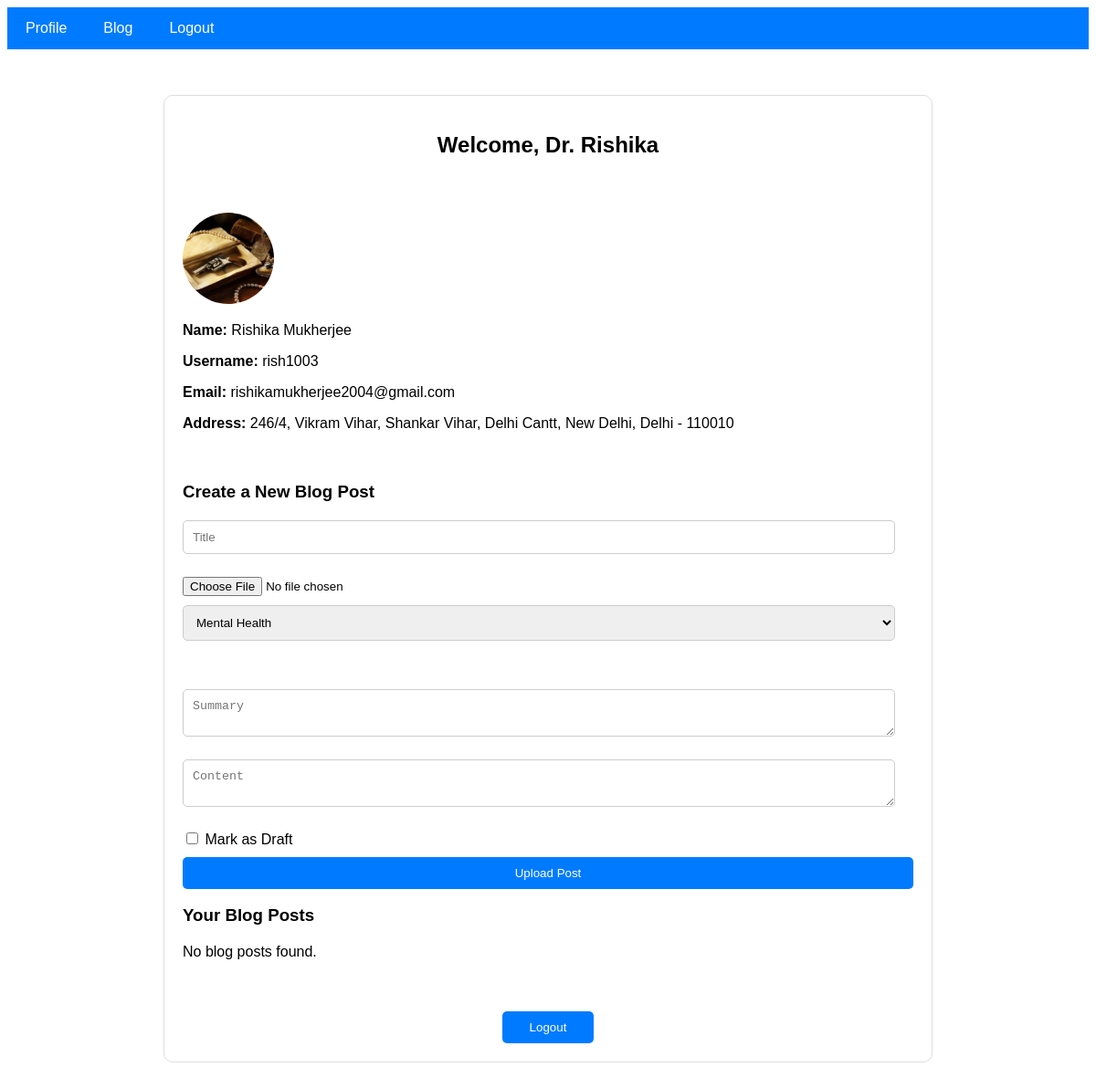
Screenshot of /displaydocdash/ (signed in) with the database file from the repository.
### myapp/models.py (models this page shows, shortened)
class User(models.Model):
    USER_TYPES = (
        ('patient', 'Patient'),
        ('doctor', 'Doctor'),
    )
    fname = models.CharField(max_length=200)
    lname = models.CharField(max_length=200)
    username = models.CharField(max_length = 20,unique=True)
    email = models.EmailField(unique=True)
    password = models.CharField(max_length=128)
    address_line1 = models.CharField(max_length=200)
    city = models.CharField(max_length=30)
    state = models.CharField(max_length=20)
    pincode = models.IntegerField()
    user_type = models.CharField(max_length=8, choices=USER_TYPES)
    profile_picture = models.ImageField(upload_to='profile_pics/', blank=True, null=True)

### myapp/views.py (the view)
# urls.py: path('displaydocdash/',views.display_doctor_dashboard, name="display_doctor_dashboard"),
def display_doctor_dashboard(request):
    user_id = request.session.get('user_id')
    if not user_id:
        return redirect('login')
    try:
        user = User.objects.get(id=user_id)
        user_data = get_user_data(user)
        blog_posts = BlogPost.objects.filter(author=user).order_by('category')
        serialized_blog_posts = [get_blog_post_data(post) for post in blog_posts]
        context = {
            'user': user_data,
            'blog_posts': serialized_blog_posts
        }
        return render(request, 'doctor_dashboard.html', context)
    except User.DoesNotExist:
        return redirect('login')

### myapp/views.py (called while the page is built)
def get_user_data(user):
    profile_picture_url = user.profile_picture.url if user.profile_picture else None
    print(profile_picture_url)
    user_data = {
        'first_name': user.fname,
        'last_name': user.lname,
        'username': user.username,
        'email': user.email,
        'address_line1': user.address_line1,
        'city': user.city,
        'state': user.state,
        'pincode': user.pincode,
        'profile_picture_url': profile_picture_url,
        'user_type': user.user_type,
    }
    return user_data

### templates/doctor_dashboard.html (shortened to what this page needs)
<!DOCTYPE html>
<html>
<head>
</head>
<body>
    <div class="navbar">
        <a href="javascript:void(0)" onclick="showSection('profile')">Profile</a>
        <a href="javascript:void(0)" onclick="showSection('blog')">Blog</a>
        <a href="#" onclick="logout()">Logout</a>
    </div>
    <div class="dashboard">
        <div class="welcome-message">
            <h2>Welcome, Dr. {{ user.first_name }}</h2>
        </div>
        <div id="profile" class="user-profile active">
            <img src="{{user.profile_picture_url }}" alt="Profile Picture">
            <div class="user-details">
                <p><strong>Name:</strong> {{ user.first_name }} {{ user.last_name }}</p>
                <p><strong>Username:</strong> {{ user.username }}</p>
                <p><strong>Email:</strong> {{ user.email }}</p>
                <p><strong>Address:</strong> {{ user.address_line1 }}, {{ user.city }}, {{ user.state }} - {{ user.pincode }}</p>
            </div>
        </div>
        <div id="blog" class="blog-section">
            <h3>Create a New Blog Post</h3>
            <form action="{% url 'create_blog_post' %}" method="post" enctype="multipart/form-data" class="blog-form">
                <input type="text" name="title" placeholder="Title" required>
                <input type="file" name="image" required>
                <select name="category" required>
                    <option value="mental_health">Mental Health</option>
                </select><br>
                <textarea name="summary" placeholder="Summary" required></textarea>
                <textarea name="content" placeholder="Content" required></textarea>
                <label>
                    <input type="checkbox" name="is_draft">
                    Mark as Draft
                </label>
                <button type="submit">Upload Post</button>
            </form>
            <h3>Your Blog Posts</h3>
            <div class="blog-list">
                {% if blog_posts %}
                 {% regroup blog_posts by category as posts_by_category %}
                    {% for category, posts in posts_by_category %}
                        <h3>{{ category }}</h3>
                        <div class="blog-list">
                            {% for post in posts %}
                            {% if post.draft == 'yes' %}
                            <p> <strong> Draft </strong> </p>
                            {%endif%}
                                <div class="blog-item">
                                    <h4>{{ post.title }}</h4>
                                    <img src="{{ post.image_url }}" alt="Blog Image" style="width: 100px; height: 100px;">
                                    <p>{{ post.summary|truncatewords:15 }}</p>
                                    <p><strong>Category:</strong> {{ post.category }}</p>
                                    <form action="{% url 'delete_blog_post' post.id %}" method="post">
                                        {% csrf_token %}
                                        <button type="submit" onclick="return confirm('Are you sure you want to delete this blog post?')">Delete</button>
                                    </form>
                                </div>
                            {% endfor %}
                        </div>
                    {% endfor %}
                {% else %}
                    <p>No blog posts found.</p>
                {% endif %}
            </div>
        </div>
        <button class="logout-btn" onclick="logout()">Logout</button>
    </div>
</body>
</html>

### templates/doctor_dashboard.html (style rules this page uses)
body { font-family: Arial, sans-serif; }
.navbar { background-color: #007bff; overflow: hidden; }
.navbar a { float: left; display: block; color: white; text-align: center; padding: 14px 20px; text-decoration: none; }
.dashboard { width: 800px; margin: 50px auto; padding: 20px; border: 1px solid #ddd; border-radius: 10px; display: grid; gap: 20px; }
.welcome-message { text-align: center; margin-bottom: 20px; }
.user-profile, .blog-section { display: none; }
.user-profile img { width: 100px; height: 100px; border-radius: 50%; }
.user-details { font-size: 16px; }
.blog-form { display: grid; gap: 10px; margin-top: 20px; }
.blog-form input[type="text"], .blog-form textarea, .blog-form select { width: calc(100% - 20px); padding: 10px; margin-bottom: 15px; border: 1px solid #ccc; border-radius: 5px; box-sizing: border-box; }
.blog-form button { padding: 10px; background-color: #007bff; color: white; border: none; border-radius: 5px; cursor: pointer; width: 100%; }
.blog-list { margin-top: 20px; }
.logout-btn { padding: 10px; background-color: #007bff; color: white; border: none; border-radius: 5px; cursor: pointer; width: 100px; margin-top: 20px; justify-self: center; }
.active { display: block; }

### rows the page displays
User: first_name "Rishika", last_name "Mukherjee", username "rish1003", email "rishikamukherjee2004@gmail.com", address_line1 "246/4, Vikram Vihar, Shankar Vihar, Delhi Cantt", city "New Delhi", state "Delhi"

### other values shown
{{ user.pincode }} "110010"
